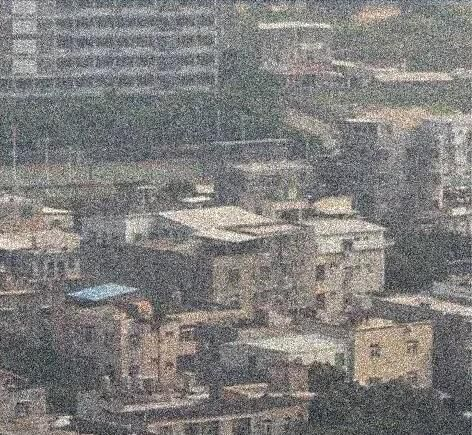
#> input picture work01.jpg, 472 x 435 px
$ python cv01.py
#> lines starting #> are read from the running program, lines starting #| are printed output that depends on the picture
import math

import cv2
import matplotlib.pyplot as plt
import numpy as np
from skimage import io

plt.rcParams['font.sans-serif'] = ['SimHei']
plt.rcParams['axes.unicode_minus'] = False


# [15 lines left out: function salt_pepper, not called in this run]


def low_pass_filtering(image, radius):

    # 对图像进行傅里叶变换，fft是一个三维数组，fft[:, :, 0]为实数部分，fft[:, :, 1]为虚数部分
#> called with radius = 50
    fft = cv2.dft(np.float32(image), flags=cv2.DFT_COMPLEX_OUTPUT)
    # 对fft进行中心化，生成的dshift仍然是一个三维数组
    dshift = np.fft.fftshift(fft)

    # 得到中心像素
    rows, cols = image.shape[:2]
#> rows = 435; cols = 472
    mid_row, mid_col = int(rows / 2), int(cols / 2)
#> mid_row = 217; mid_col = 236

    # 构建掩模，256位，两个通道
    mask = np.zeros((rows, cols, 2), np.float32)
    mask[mid_row - radius:mid_row + radius, mid_col - radius:mid_col + radius] = 1

    # 给傅里叶变换结果乘掩模
    fft_filtering = dshift * mask
    # 傅里叶逆变换
    ishift = np.fft.ifftshift(fft_filtering)
    image_filtering = cv2.idft(ishift)
    image_filtering = cv2.magnitude(image_filtering[:, :, 0], image_filtering[:, :, 1])
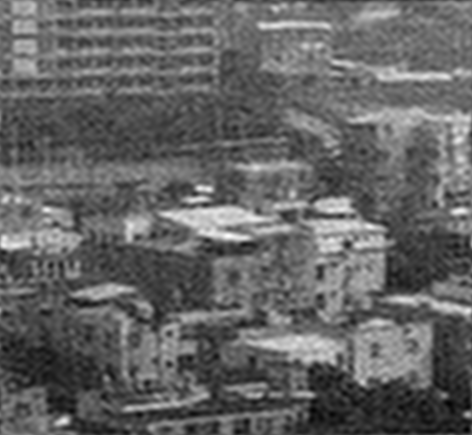
#> image_filtering: shape (435, 472) float32; min 11074005, max 48647940, mean 25941076; drawn with min black and max white
    # 对逆变换结果进行归一化（一般对图像处理的最后一步都要进行归一化，特殊情况除外）
    cv2.normalize(image_filtering, image_filtering, 0, 1, cv2.NORM_MINMAX)
    return image_filtering


def high_pass_filtering(image, radius, n):

    # 对图像进行傅里叶变换，fft是一个三维数组，fft[:, :, 0]为实数部分，fft[:, :, 1]为虚数部分
#> called with radius = 50, n = 1
    fft = cv2.dft(np.float32(image), flags=cv2.DFT_COMPLEX_OUTPUT)
    # 对fft进行中心化，生成的dshift仍然是一个三维数组
    dshift = np.fft.fftshift(fft)

    # 得到中心像素
    rows, cols = image.shape[:2]
#> rows = 435; cols = 472
    mid_row, mid_col = int(rows / 2), int(cols / 2)
#> mid_row = 217; mid_col = 236

    # 构建ButterWorth高通滤波掩模

    mask = np.zeros((rows, cols, 2), np.float32)
    for i in range(0, rows):
        for j in range(0, cols):
            # 计算(i, j)到中心点的距离
            d = math.sqrt(pow(i - mid_row, 2) + pow(j - mid_col, 2))
            try:
                mask[i, j, 0] = mask[i, j, 1] = 1 / (1 + pow(radius / d, 2 * n))
            except ZeroDivisionError:
                mask[i, j, 0] = mask[i, j, 1] = 0
    # 给傅里叶变换结果乘掩模
    fft_filtering = dshift * mask
    # 傅里叶逆变换
    ishift = np.fft.ifftshift(fft_filtering)
    image_filtering = cv2.idft(ishift)
    image_filtering = cv2.magnitude(image_filtering[:, :, 0], image_filtering[:, :, 1])
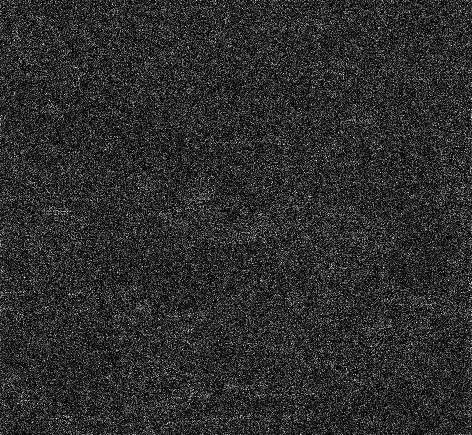
#> image_filtering: shape (435, 472) float32; min 53.51, max 20969706, mean 3748726.5; drawn with min black and max white
    # 对逆变换结果进行归一化（一般对图像处理的最后一步都要进行归一化，特殊情况除外）
    cv2.normalize(image_filtering, image_filtering, 0, 1, cv2.NORM_MINMAX)
    return image_filtering


# [78 lines left out: functions bandpass_filter, bandstop_filter, not called in this run]


if __name__ == "__main__":
    image = cv2.imread("work01.jpg", 0)
    # image = salt_pepper(image, 0.04, 0.04)
    image_low_pass_filtering5 = low_pass_filtering(image, 50)
    image_high_pass_filtering5 = high_pass_filtering(image, 50, 1)
    cv2.imshow('lena_salt_pepper', image)
    cv2.waitKey(0)

    cv2.imshow('lena_low_pass_filtering', image_low_pass_filtering5)
    # plt.imshow(image_low_pass_filtering5, 'gray')
    # plt.savefig("./results/lena_low_pass_filtering.jpg", dpi=200, bbox_inches='tight', pad_inches=0)
    # image_low_pass_filtering5 = image_low_pass_filtering5.astype(np.uint8)
    io.imsave('./results/lena_low_pass_filtering.png', image_low_pass_filtering5)

    cv2.imshow('lena_high_pass_filtering', image_high_pass_filtering5)
    # plt.imshow(image_high_pass_filtering5, 'gray')
    # plt.savefig("./results/lena_high_pass_filtering.jpg", dpi=200, bbox_inches='tight', pad_inches=0)
    # image_high_pass_filtering5 = image_high_pass_filtering5.astype(np.uint8)
    io.imsave('./results/lena_high_pass_filtering.png', image_high_pass_filtering5)

$ run again, with work4.jpg copied over work01.jpg
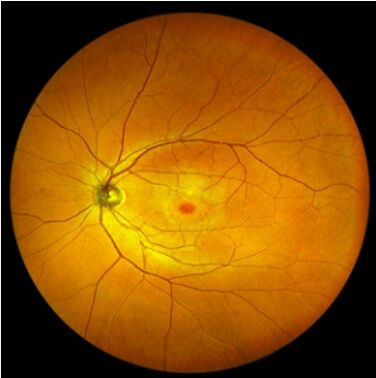
#> input picture work4.jpg, 376 x 378 px
#> `image = cv2.imread("work01.jpg", 0)`:
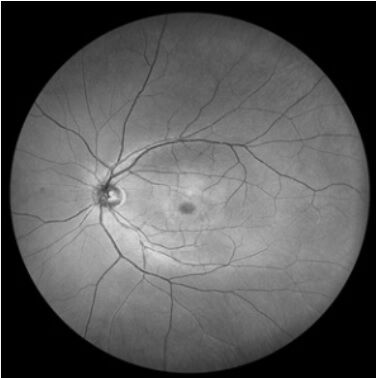
#> image: shape (378, 376); min 0, max 255, mean 87.9
#> in high_pass_filtering, `image_filtering = cv2.magnitude(image_filtering[:, :, 0], image_filter..`:
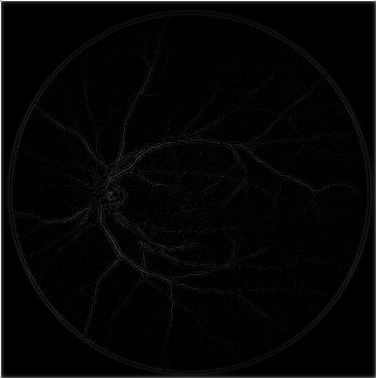
#> image_filtering: shape (378, 376) float32; min 0.298, max 23612424, mean 523630.5; drawn with min black and max white
